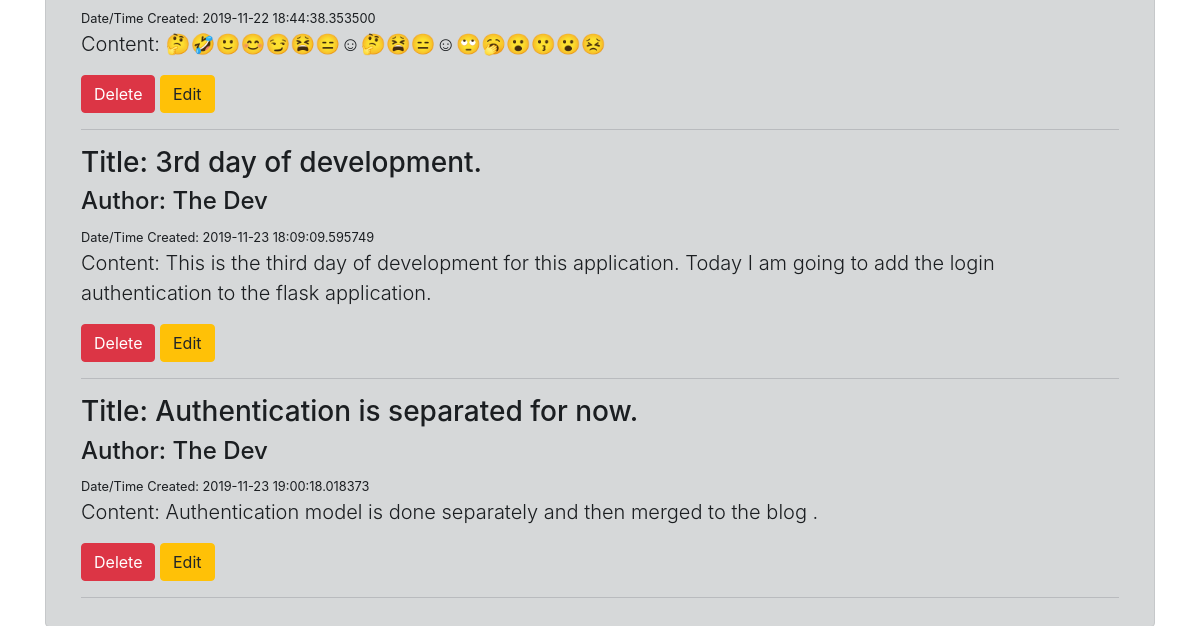
Page /posts (lower part) on the earlier database version.
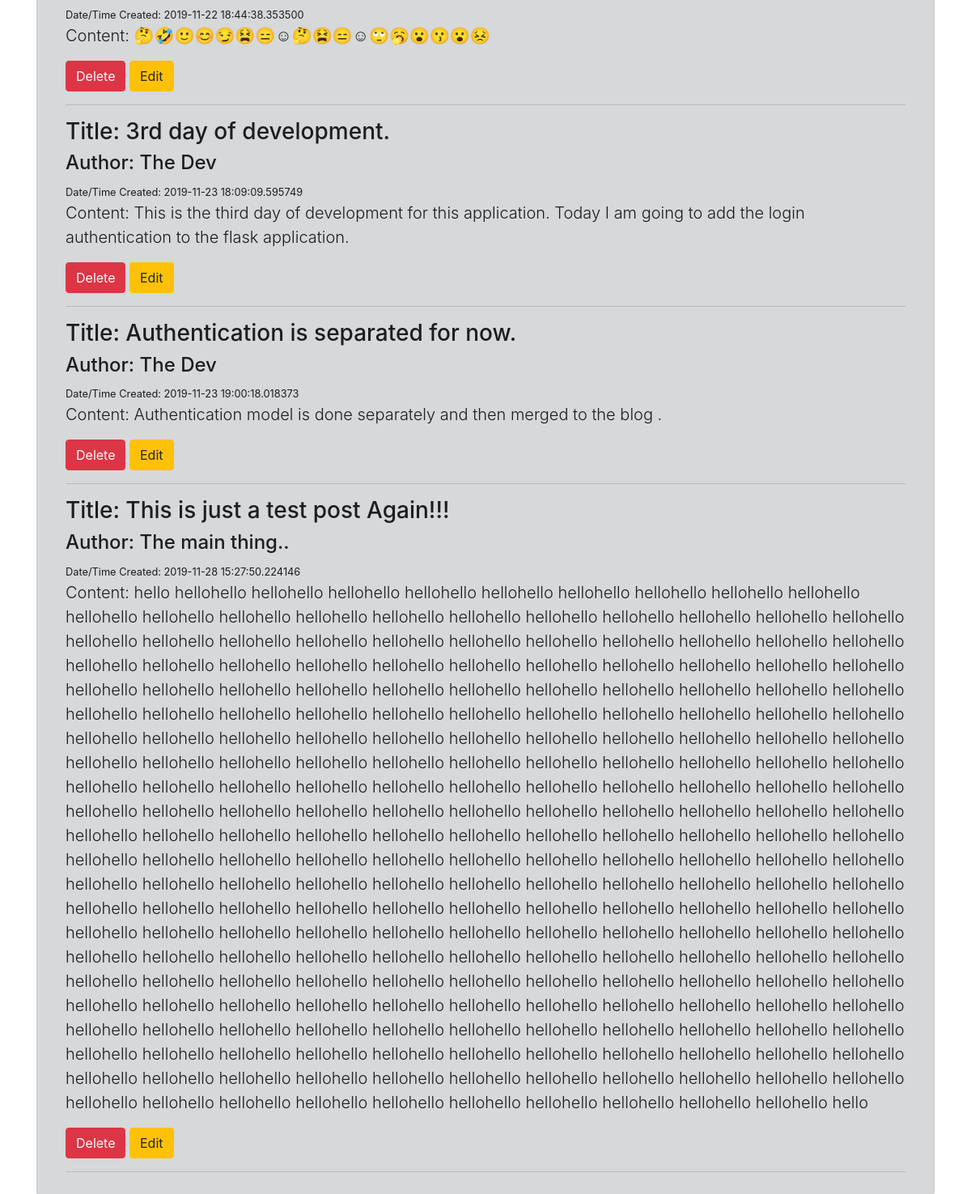
Same page on the later database version.
### app.py (models this page shows, shortened)
class BlogPost(db.Model):
    id = db.Column(db.Integer, primary_key=True)
    title = db.Column(db.String(256),
                      nullable=False)  # this is a required field.
    content = db.Column(db.Text, nullable=False)  # this is a required field.
    author = db.Column(db.String(128), nullable=False, default='N/A')
    date_created = db.Column(db.DateTime,
                             nullable=False,
                             default=datetime.utcnow)

### app.py (the view)
@app.route('/posts', methods=['GET', 'POST'])
def posts():
    if request.method == 'POST':
        post_title = request.form['title']
        post_content = request.form['content']
        post_author = request.form['author']
        new_post = BlogPost(title=post_title,
                            content=post_content,
                            author=post_author)
        db.session.add(
            new_post)  # session.add only saves the data for temporary use.
        db.session.commit()  # to save the data always commit the database.
        return redirect('/posts')
    else:
        all_posts = BlogPost.query.order_by(BlogPost.date_created).all()
    return render_template('posts.html', posts=all_posts)

### templates/posts.html (shortened to what this page needs)
{% extends 'base.html' %}
{% block body %}
<br>
<div  class="alert alert-dark">
    <div class="container">
         {% for post in posts %}
             <h3 >Title: {{ post.title }}</h3>
         {% if post.author %}
             <h4>Author: {{ post.author }} </h4>
             <small>Date/Time Created: {{post.date_created}}</small>
         {%else%}
            <h4>Author: N/A</h4>
         {%endif%}
        <p class="lead" >Content: {{ post.content }}</p>
            <a button type="button" class="btn btn-danger"  href="/posts/delete/{{post.id}}">Delete</a>
            <a button type="button" class="btn btn-warning"  href="/posts/edit/{{post.id}}">Edit</a>
        <hr>
        {% endfor %}
        {% endblock %}

### templates/base.html (shortened to what this page needs)
<!DOCTYPE html>
<html lang="en">
<head>
    <link rel="stylesheet" href="https://maxcdn.bootstrapcdn.com/bootstrap/4.0.0/css/bootstrap.min.css">
</head>
<body>
    <div class="container" >
    {% block body %}
    {% endblock %}
    </div>
</body>
</html>

Differences in the rows shown:
added BlogPost: title "This is just a test post Again!!!", author "The main thing..", date_created "2019-11-28 15:27:50.224146", content "hello hellohello hellohello hellohello hellohello hellohello hellohello hellohello hellohello hellohello hellohello hellohello hellohello hellohello hellohello hellohello hellohello hellohello hellohello hellohello hellohello hellohello hellohello hellohello hellohello hellohello hellohello hellohello hellohello hellohello hellohello hellohello hellohello hellohello hellohello hellohello hellohello hellohello hellohello hellohello hellohello hellohello hellohello hellohello hellohello hellohello hellohello hellohello hellohello hellohello hellohello hellohello hellohello hellohello hellohello hellohello hellohello hellohello hellohello hellohello hellohello hellohello hellohello hellohello…"
